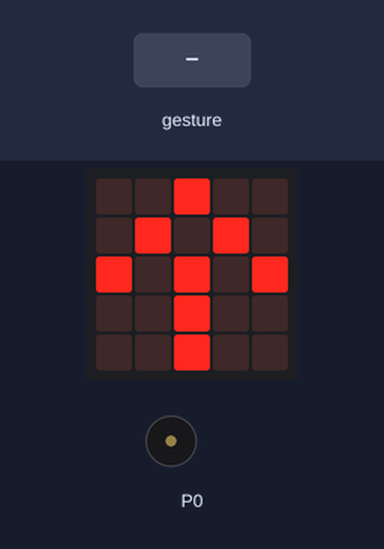
This program was run on a simulated BBC micro:bit (MakeCode). Shown: the board's 5×5 LED display, buzzer (waves = sounding). Inputs (shaded band) come from the test bench. A tilt is held for 1.5 s and a shake lasts 1 s, then the board lies face up again.

Above: at 2.3 s.
2.4 s: gesture 'screen down'
At 4.41 s:
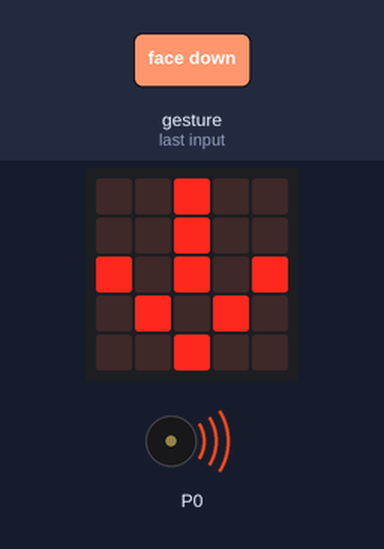
5.4 s: gesture 'tilt right'
At 7.41 s:
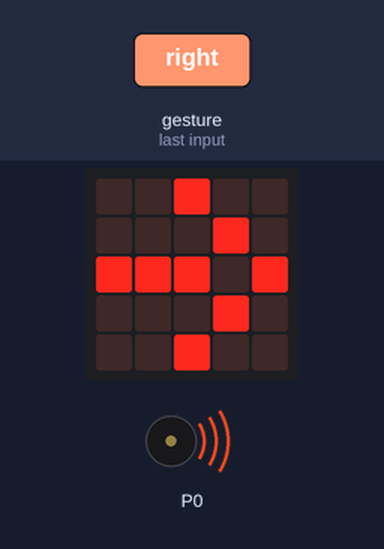
8.4 s: gesture 'shake'
At 9.91 s:
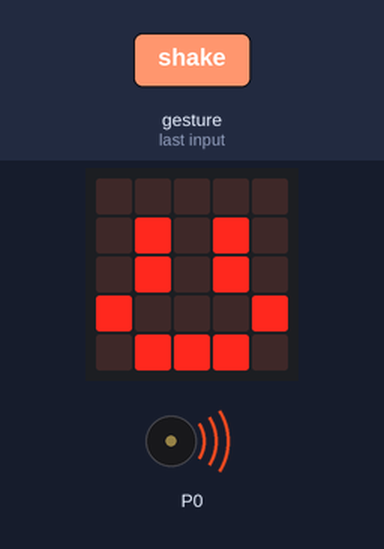
11.4 s: gesture 'tilt left'
At 13.41 s:
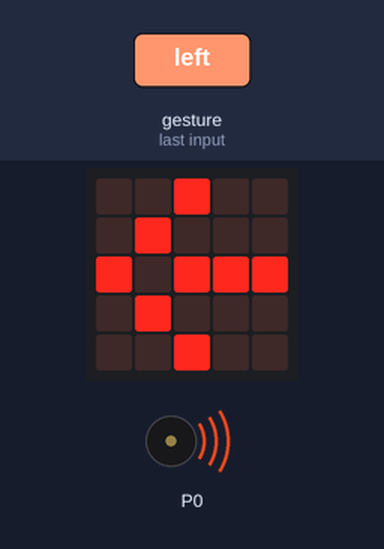
Timing chart, 0 to 15.4 s (numbered marks = the images above; inputs shaded):
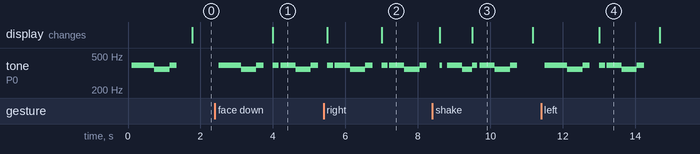

Measured:
- after the input at 2.4 s, tone on P0: plays 392 Hz for 0.63 s, 349 Hz for 0.42 s, 392 Hz for 0.20 s, 392 Hz for 0.17 s, 392 Hz for 0.42 s, 349 Hz for 0.42 s … (7 notes in this stretch), starting after 0.10 s; the display: changes after 1.6 s (image 1)
- after the input at 5.4 s, tone on P0: plays 392 Hz for 0.17 s, 392 Hz for 0.42 s, 349 Hz for 0.42 s, 392 Hz for 0.20 s, 392 Hz for 0.17 s, 392 Hz for 0.42 s … (8 notes in this stretch), starting after 0.10 s
- after the input at 8.4 s, tone on P0: plays 392 Hz for 0.07 s, 392 Hz for 0.42 s, 349 Hz for 0.27 s, 392 Hz for 0.14 s, 392 Hz for 0.42 s, 349 Hz for 0.42 s … (7 notes in this stretch), starting after 0.20 s
- after the input at 11.4 s, tone on P0: plays 392 Hz for 0.63 s, 349 Hz for 0.42 s, 392 Hz for 0.20 s, 392 Hz for 0.17 s, 392 Hz for 0.42 s, 349 Hz for 0.42 s … (7 notes in this stretch), starting after 0.10 s; the display: changes after 1.6 s (image 4)
- what the display in image 3 shows lasts 1.7 s, from 9.5 s to 11.2 s

The program:

main.ts
```typescript
input.onGesture(Gesture.ScreenDown, function () {
    music.playMelody("G G G F F G - - ", 292)
    basic.showLeds(`
        . . # . .
        . . # . .
        # . # . #
        . # . # .
        . . # . .
        `)
})
input.onGesture(Gesture.ScreenUp, function () {
    music.playMelody("G G G F F G - - ", 292)
    basic.showLeds(`
        . . # . .
        . # . # .
        # . # . #
        . . # . .
        . . # . .
        `)
})
input.onGesture(Gesture.TiltRight, function () {
    music.playMelody("G G G F F G - - ", 292)
    basic.showLeds(`
        . . # . .
        . . . # .
        # # # . #
        . . . # .
        . . # . .
        `)
})
input.onGesture(Gesture.Shake, function () {
    music.playMelody("G G G F F G - - ", 292)
    basic.showLeds(`
        . . . . .
        . # . # .
        . # . # .
        # . . . #
        . # # # .
        `)
})
input.onGesture(Gesture.TiltLeft, function () {
    music.playMelody("G G G F F G - - ", 292)
    basic.showLeds(`
        . . # . .
        . # . . .
        # . # # #
        . # . . .
        . . # . .
        `)
})
```

test.ts
```typescript
// aquí va el archivo "tests"; esto no se compilará cuando este paquete se utilice como una extensión.
```
